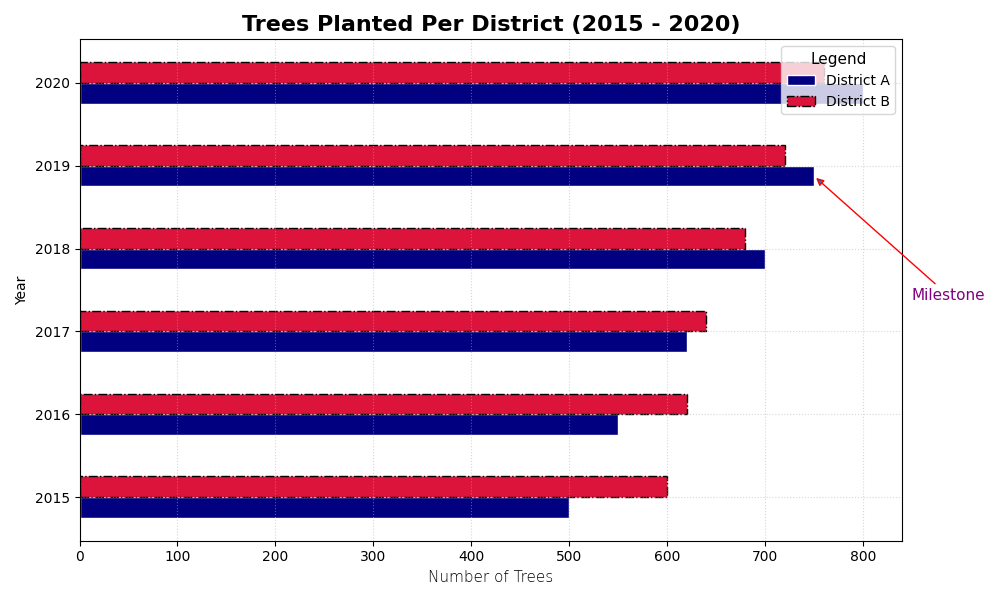

Recreate this plot in Python.
import matplotlib.pyplot as plt
import numpy as np

years = np.arange(2015, 2021)
districtA_trees = np.array([500, 550, 620, 700, 750, 800])
districtB_trees = np.array([600, 620, 640, 680, 720, 760])

bar_width = 0.25
r1 = np.arange(len(years))
r2 = [x + bar_width for x in r1]

fig, ax = plt.subplots(figsize=(10, 6))

ax.barh(r1, districtA_trees, color='navy', height=bar_width, edgecolor='white', linestyle='-', label='District A')
ax.barh(r2, districtB_trees, color='crimson', height=bar_width, edgecolor='black', linestyle='-.', label='District B')

ax.set_ylabel('Year', fontweight='normal', fontsize=10)
ax.set_xlabel('Number of Trees', fontweight='light', fontsize=11)
ax.set_title('Trees Planted Per District (2015 - 2020)', fontweight='bold', fontsize=16)

ax.set_yticks([r + bar_width / 2 for r in range(len(years))])
ax.set_yticklabels(years)

ax.legend(loc='upper right', fontsize=10, title='Legend', title_fontsize=11)

ax.grid(True, linestyle=':', alpha=0.5, axis='both')

ax.annotate('Milestone', xy=(750, 4), xytext=(850, 2.5),
            arrowprops=dict(edgecolor='red', arrowstyle='-|>'), fontsize=11, color='purple')

plt.tight_layout()
plt.show()
